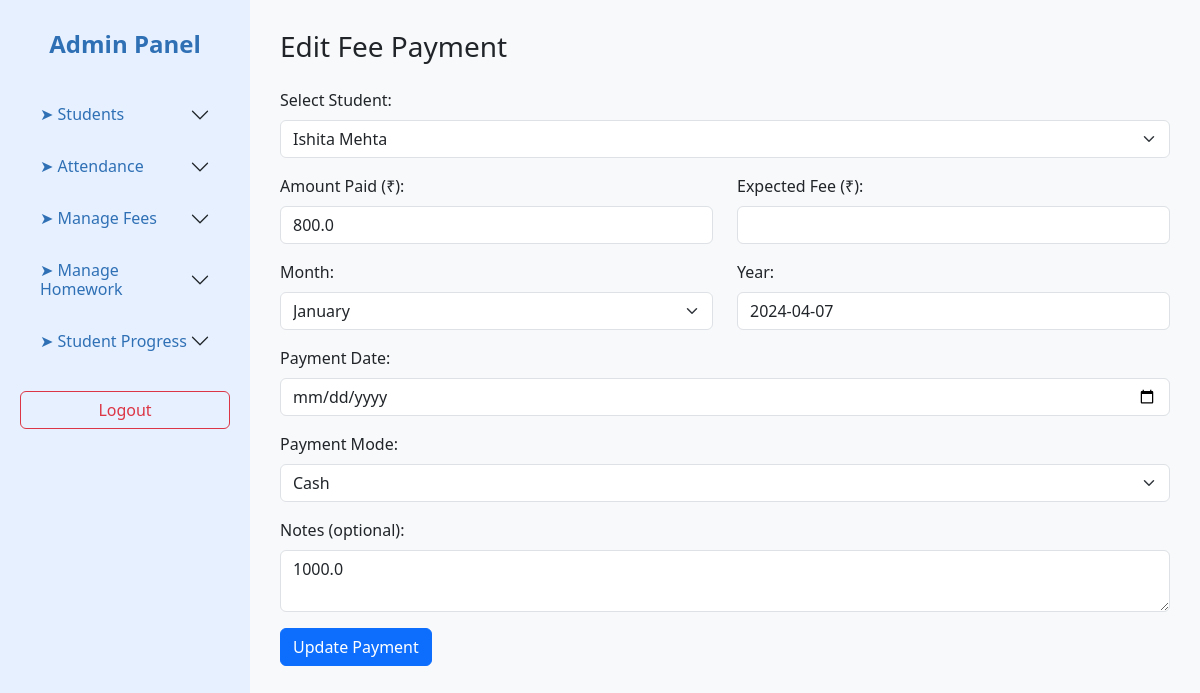
The page /edit-fee/2 on the database its author committed.
### tables this page shows
CREATE TABLE fees (
                id INTEGER PRIMARY KEY AUTOINCREMENT,
                student_id INTEGER NOT NULL,
                amount REAL NOT NULL,
                month TEXT NOT NULL,
                year TEXT NOT NULL,
                payment_date TEXT NOT NULL,
                payment_mode TEXT,
                notes TEXT, expected_fee REAL DEFAULT 1000,
                FOREIGN KEY (student_id) REFERENCES students(id)
            );

CREATE TABLE students (
            id INTEGER PRIMARY KEY AUTOINCREMENT,
            name TEXT NOT NULL,
            dob TEXT NOT NULL,
            contact TEXT NOT NULL,
            email TEXT NOT NULL
        , username TEXT, password TEXT);

### app.py (the view, shortened to what this page needs)
@app.route("/edit-fee/<int:fee_id>", methods=["GET", "POST"])
def edit_fee(fee_id):
    with sqlite3.connect("tuition.db", timeout=10) as conn:
        c = conn.cursor()
        c.execute("SELECT id, name FROM students ORDER BY name")
        students = c.fetchall()
        c.execute("SELECT * FROM fees WHERE id = ?", (fee_id,))
        fee = c.fetchone()
    if not fee:
        return "Fee record not found", 404
    return render_template("edit_fee.html", students=students, fee=fee)

### templates/edit_fee.html
{% extends "admin_dashboard.html" %}
{% block content %}
<h3 class="mb-4">Edit Fee Payment</h3>
<form method="POST">
    <div class="mb-3">
        <label class="form-label">Select Student:</label>
        <select name="student_id" class="form-select" required>
            {% for student in students %}
                <option value="{{ student[0] }}" {% if student[0] == fee[1] %}selected{% endif %}>
                    {{ student[1] }}
                </option>
            {% endfor %}
        </select>
    </div>
    <div class="row mb-3">
        <div class="col-md-6">
            <label class="form-label">Amount Paid (₹):</label>
            <input type="number" step="0.01" name="amount" class="form-control" value="{{ fee[2] }}" required>
        </div>
        <div class="col-md-6">
            <label class="form-label">Expected Fee (₹):</label>
            <input type="number" step="0.01" name="expected_fee" class="form-control" value="{{ fee[3] }}" required>
        </div>
    </div>
    <div class="row mb-3">
        <div class="col-md-6">
            <label class="form-label">Month:</label>
            <select name="month" class="form-select" required>
                {% for m in ['January', 'February', 'March', 'April', 'May', 'June',
                             'July', 'August', 'September', 'October', 'November', 'December'] %}
                    <option value="{{ m }}" {% if m == fee[4] %}selected{% endif %}>{{ m }}</option>
                {% endfor %}
            </select>
        </div>
        <div class="col-md-6">
            <label class="form-label">Year:</label>
            <input type="text" name="year" class="form-control" value="{{ fee[5] }}" required>
        </div>
    </div>
    <div class="mb-3">
        <label class="form-label">Payment Date:</label>
        <input type="date" name="payment_date" class="form-control" value="{{ fee[6] }}" required>
    </div>
    <div class="mb-3">
        <label class="form-label">Payment Mode:</label>
        <select name="payment_mode" class="form-select" required>
            {% for mode in ['Cash', 'UPI', 'Bank Transfer', 'Other'] %}
                <option value="{{ mode }}" {% if mode == fee[7] %}selected{% endif %}>{{ mode }}</option>
            {% endfor %}
        </select>
    </div>
    <div class="mb-3">
        <label class="form-label">Notes (optional):</label>
        <textarea name="notes" class="form-control" rows="2">{{ fee[8] }}</textarea>
    </div>
    <button type="submit" class="btn btn-primary">Update Payment</button>
</form>
{% endblock %}

### templates/admin_dashboard.html (style rules this page uses)
body { display: flex; min-height: 100vh; font-family: 'Segoe UI', sans-serif; }

### rows shown on the page
fees: student_id "Ishita Mehta", amount "800.0", year "2024-04-07", notes "1000.0"

### other values the page prints
form field month "January"
form field payment_mode "Cash"
